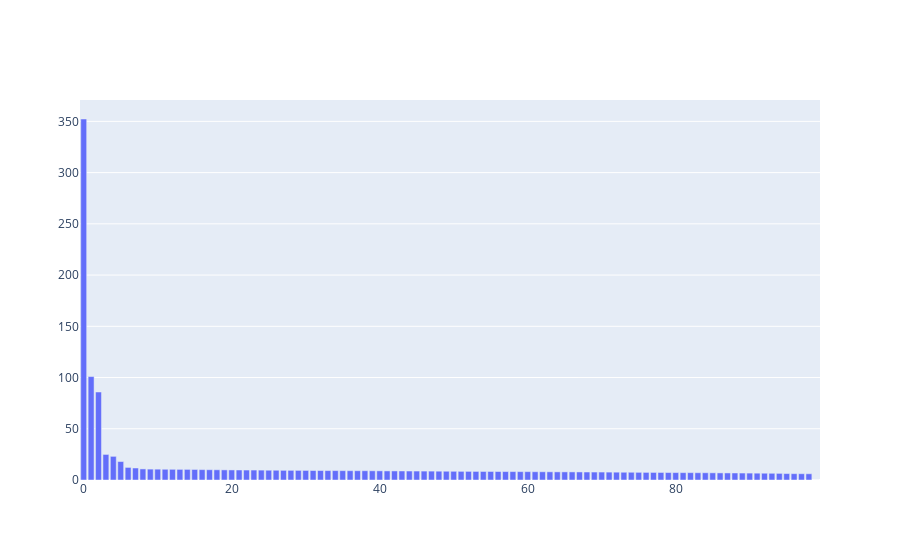

Notebook code for this chart:
### Markdown cell above
1. Standardize the first cluster

### Code cell
# subtract the mean
c1_meanzero = c1 - np.mean(c2, axis=1, keepdims=True)
# divide by the standard deviation
c1_std = c1_meanzero/np.std(c1_meanzero, axis=1, keepdims=True)
# SVD
U, S, VT = np.linalg.svd(c1_std, full_matrices=False)

# make a figure showing the singular values
svd_figure = pgo.Figure([pgo.Bar(x=np.arange(len(S)), y=S)])
svd_figure.show()
